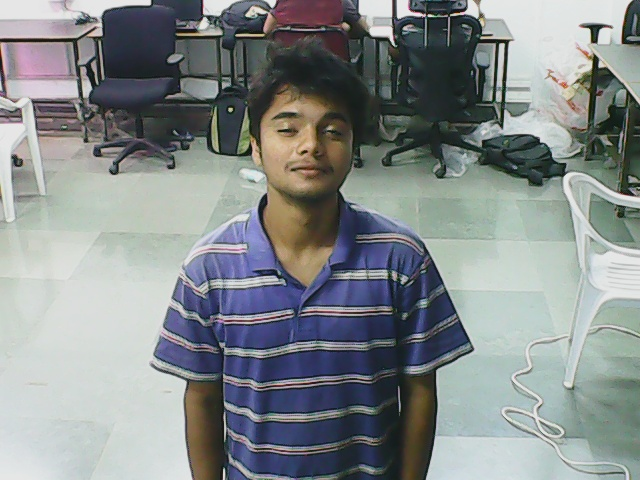
#> input picture 11June/subject_01_14.jpeg, 640 x 480 px
$ python -i pro1.py   (imports and definitions only)   (Python 2 division)
#> lines starting #> are read from the running program, lines starting #| are printed output that depends on the picture; after the words box and inside, x2 and y2 are one past the last pixel; in counts of white or black regions, pixels touching at a corner belong together
import cv2, os, sys

def facechop(input_image):
#> called with input_image = '../11June/subject_01_14.jpeg'
    facedata = "haarcascade_frontalface_alt.xml"
    cascade = cv2.CascadeClassifier(facedata)

    img = cv2.imread(input_image)
#> img is the input picture: shape (480, 640, 3); mean B, G, R 138.8, 138.2, 132.5

    minisize = (img.shape[1],img.shape[0])
#> minisize = (640, 480)
    miniframe = cv2.resize(img, minisize)

    faces = cascade.detectMultiScale(miniframe)
#> faces = [[546, 66, 51, 51], [255, 87, 107, 107]]


    for f in faces:
        x, y, w, h = [ v for v in f ]
        cv2.rectangle(img, (x,y), (x+w,y+h), (255,255,255))

        sub_face = img[y:y+h, x:x+w]
	change =cv2.resize(sub_face, (200, 200), interpolation = cv2.INTER_CUBIC)
	change1 =cv2.cvtColor(change,cv2.COLOR_BGR2GRAY)
        face_file_name = "face_" + str(y) + ".jpeg"
        cv2.imwrite(face_file_name, change1)
#> this loop made 2 passes
#> (x, y, w, h, face_file_name) on passes 1 to 2: (546, 66, 51, 51, 'face_66.jpeg'), (255, 87, 107, 107, 'face_87.jpeg')
#> pass 1, in facechop, `sub_face = img[y:y+h, x:x+w]`:
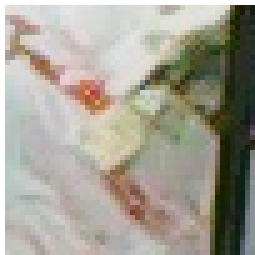
#> sub_face: shape (51, 51, 3) (shown 5 times larger); mean B, G, R 148.7, 160.5, 164.3
#> pass 1, in facechop, `change =cv2.resize(sub_face, (200, 200), interpolation = cv2.INTER_CUB..`:
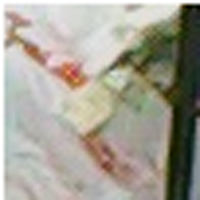
#> change: shape (200, 200, 3); mean B, G, R 148.6, 160.4, 164.1
#> pass 1, in facechop, `change1 =cv2.cvtColor(change,cv2.COLOR_BGR2GRAY)`:
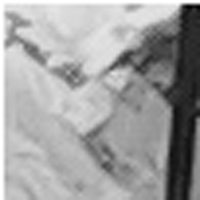
#> change1: shape (200, 200); min 0, max 255, mean 160.1
#> pass 2, in facechop, `sub_face = img[y:y+h, x:x+w]`:
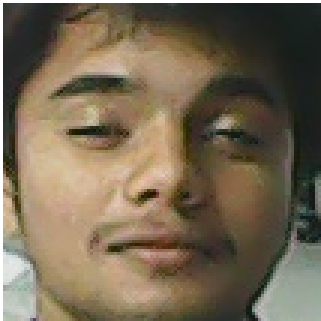
#> sub_face: shape (107, 107, 3) (shown 3 times larger); mean B, G, R 83.3, 104.7, 118.6
#> after the loop:
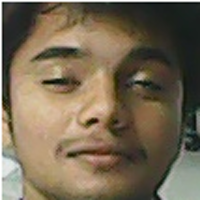
#> change: shape (200, 200, 3); mean B, G, R 83, 104.5, 118.4
#> after the loop:
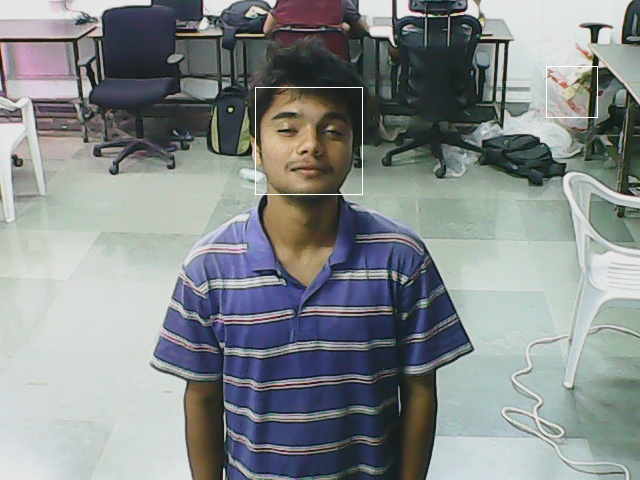
#> img: shape (480, 640, 3); 0.21% of pixels changed, all inside (x1, y1, x2, y2) = (255, 66, 598, 195)

#> (the run stopped early here; a loop or call above may not have finished)

$ run again, on 11June/subject_02_15.jpeg
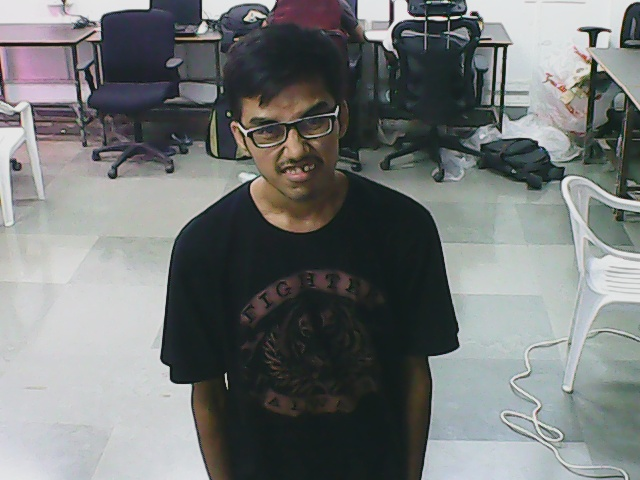
#> input picture 11June/subject_02_15.jpeg, 640 x 480 px
#> in facechop, img is the input picture: shape (480, 640, 3); mean B, G, R 118.8, 119.2, 115.6
#> faces = [[220, 69, 154, 154]]
#> the loop in facechop, `for f in faces:` made 1 pass
#> (x, y, w, h, face_file_name) on pass 1: (220, 69, 154, 154, 'face_69.jpeg')
#> pass 1, in facechop, `change1 =cv2.cvtColor(change,cv2.COLOR_BGR2GRAY)`:
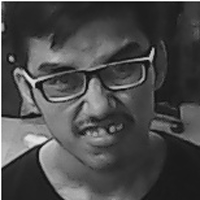
#> change1: shape (200, 200); min 0, max 255, mean 74.2
#> after the loop in facechop, `for f in faces:`:
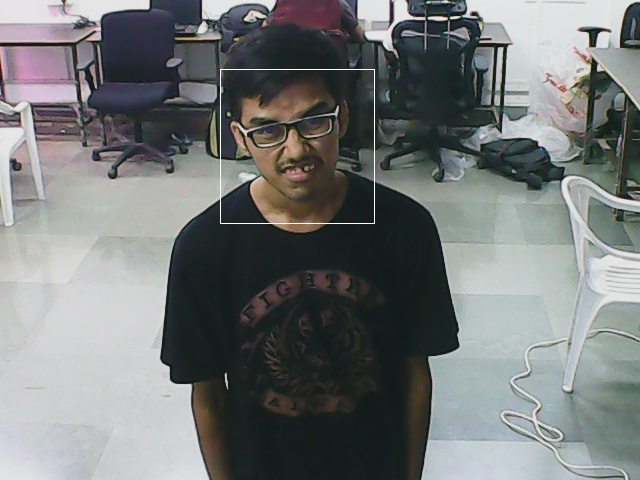
#> img: shape (480, 640, 3); 0.2% of pixels changed, all inside (x1, y1, x2, y2) = (220, 69, 375, 224)
